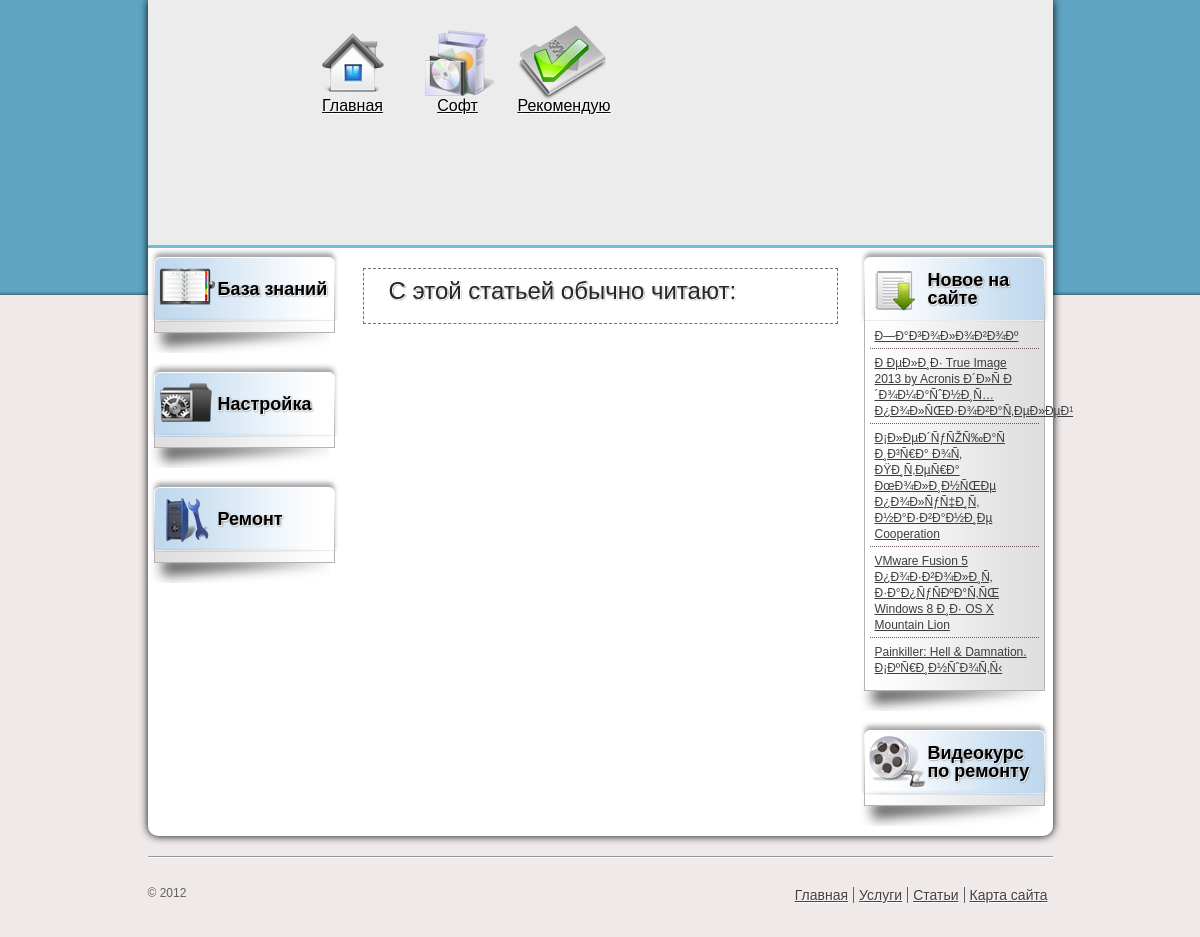
Before: / with the older database file.
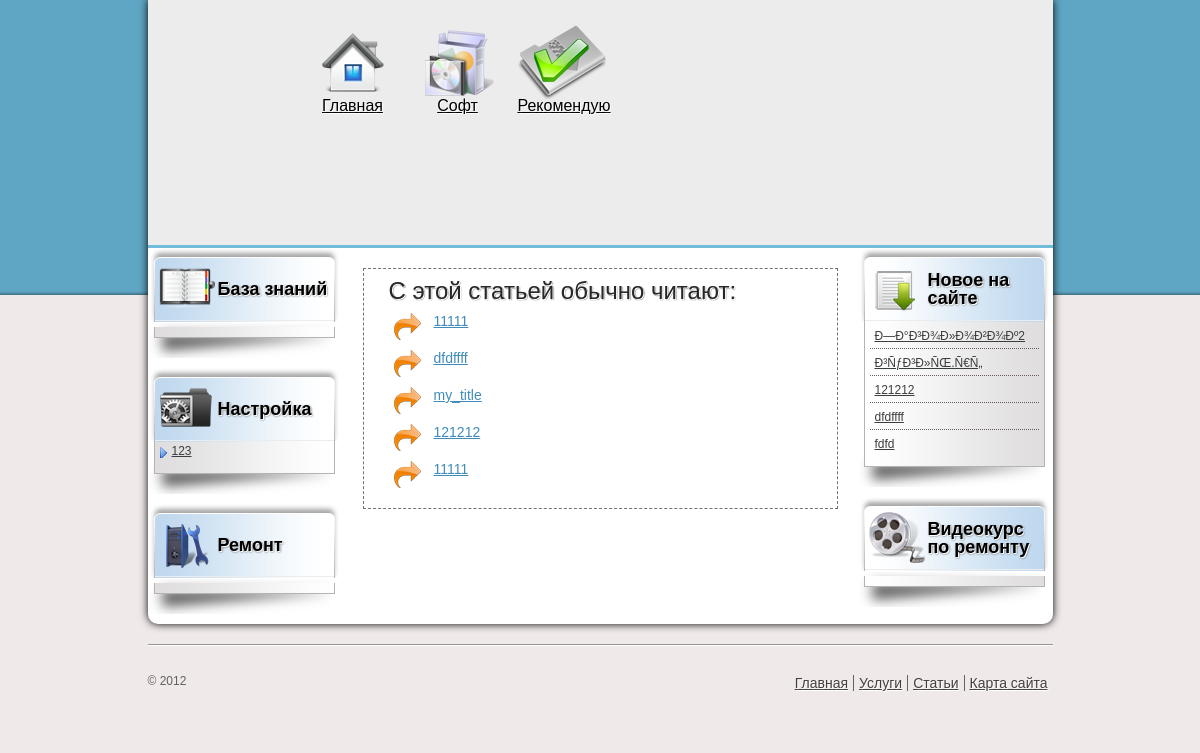
After: the same page with the newer database file.
### tables this page shows
CREATE TABLE IF NOT EXISTS `pages` (
  `id` int(11) NOT NULL AUTO_INCREMENT,
  `title` varchar(300) NOT NULL,
  `content` text NOT NULL,
  `user_id` int(11) NOT NULL,
  `meta_title` varchar(300) DEFAULT NULL,
  `meta_keywords` varchar(300) DEFAULT NULL,
  `meta_desc` varchar(300) DEFAULT NULL,
  `link_text` varchar(150) DEFAULT NULL,
  `category_id` int(11) NOT NULL,
  PRIMARY KEY (`id`),
  KEY `user_id_FK_1` (`user_id`),
  KEY `category_id_FK_3` (`category_id`)
);

### includes/functions.php (the view, shortened to what this page needs)
<?php
function recentArticles($node) {
	$sql = mysql_query("SELECT pages.id, pages.title FROM pages, categories where pages.category_id=categories.id AND pages.id!='".$node."' AND categories.name_code!='home' order by rand() LIMIT 5");
	while($record = mysql_fetch_array($sql)) {
		$recentArticle = print '<li><a href="/article.php?node='.$record['id'].'">'.$record['title'].'</a></li>';
	}
	return $recentArticle;
}
function showSettingArticles() {
	$sql = mysql_query("SELECT pages.* FROM pages, categories where pages.category_id=categories.id AND categories.name_code IN('setting') order by id desc");
	while($record = mysql_fetch_array($sql)) {
		$recentArticle = print '<li><a href="/article.php?node='.$record['id'].'">'.$record['link_text'].'</a></li>';
	}
	return $recentArticle;
}
function lastArticles($node) {
	$sql = mysql_query("SELECT * FROM pages where id!='".$node."' order by id desc LIMIT 5");
	while($record = mysql_fetch_array($sql)) {
		$useful = print '<li><a href="article.php?node='.$record['id'].'">'.$record['title'].'</a></li>';
	}
	return $useful;
}
?>

### index.php (shortened to what this page needs)
<!DOCTYPE html>
<?php include ('includes/functions.php'); ?>
<html><head><meta http-equiv="Content-Type" content="text/html; charset=windows-1251">
<link rel="stylesheet" href="../css/style.css" type="text/css">
<link rel="stylesheet" href="../css/reset.css" type="text/css">
</head>
<body>
    <div class="wrap">
        <div class="wraper">
            <?php include('includes/header.php'); ?>
            <div class="content-wrap clearfix">
				<div class="content">
					<div class="text">
						<?php include('includes/recent.php'); ?>
					</div>
				</div>
				<?php include('includes/left-sidebar.php'); ?>
				<?php include('includes/right-sidebar.php'); ?>
			</div>
		</div>
		<?php include('includes/footer.php'); ?>
    </div>
</body>
</html>

### includes/header.php (shortened to what this page needs)
<div class="header">
	<ul class="main-menu clearfix">
		<li class="main-li">
			<a href="">
				<span>Главная</span>
			</a>
		</li>
		<li class="software-li">
			<a href="#">
				<span>Софт</span>
			</a>
		</li>
		<li class="friend-li">
			<a href="#">
				<span>Рекомендую</span>
			</a>
		</li>
	</ul>
</div>

### includes/recent.php
<div class="article">
	<h2>С этой статьей обычно читают:</h2>
	<ul>
		<?php recentArticles($node); ?>
	</ul>
</div>

### includes/left-sidebar.php (shortened to what this page needs)
<div class="sidebar left-sidebar">
	<div class="sidebar-block base">
		<h2>
			<span>
				База знаний
			</span>
		</h2>
		<ul>
		</ul>
		<div class="sidebar-shadow"></div>
	</div>
	<div class="sidebar-block setting">
		<h2>
			<span>
				Настройка
			</span>
		</h2>
		<ul>
			<?php showSettingArticles(); ?>
		</ul>
		<div class="sidebar-shadow"></div>
	</div>
	<div class="sidebar-block repair">
		<h2>
			<span>Ремонт</span>
		</h2>
		<ul>
		</ul>
		<div class="sidebar-shadow"></div>
	</div>
</div>

### includes/right-sidebar.php (shortened to what this page needs)
<div class="sidebar right-sidebar">
	<div class="sidebar-block new">
		<h2>
			<span>Новое на сайте</span>
		</h2>
		<ul>
			<?php lastArticles($node); ?>
		</ul>
		<div class="sidebar-shadow"></div>
	</div>
	<div class="sidebar-block video">
		<h2>
			<span>Видеокурс по ремонту</span>
		</h2>
		<ul>
		</ul>
		<div class="sidebar-shadow"></div>
	</div>
</div>

### includes/footer.php
<div class="footer clear">
	<div class="footer-wrap">
		<p class="copy">© 2012</p>
		<ul class="footer-ul">
			<li>
				<a href="">Главная</a>
			</li>
			<li>
				<a href="#">Услуги</a>
			</li>
			<li>
				<a href="sta.htm">Статьи</a></li>
			<li>
				<a href="#">Карта сайта</a>
			</li>
		</ul>
	</div>
</div>

### css/style.css (style rules this page uses)
body { background: #f0e9e9 url(../images/main_bg.png) repeat-x !important; text-align: center; font-family: arial; }
li, h1, h2 { text-align: left; }
.wrap { width: 905px; margin: auto; position: relative; }
.wraper { position: relative; z-index: 2; width: 100%; background: #fff; -moz-border-radius: 0 0 10px 10px; -webkit-border-radius: 0 0 10px 10px; border-radius: 0 0 10px 10px; -moz-box-shadow: 0 0 8px #000; -webkit-box-shadow: 0 0 8px #000; box-shadow: 0 0 8px #000; }
.header { position: relative; width: 100%; height: 245px; background: #ececec; border-bottom: 3px solid #71bbdb; }
.main-menu { margin: 0 0 25px 160px; padding-top: 20px; width: 400px; }
.main-menu li { float: left; margin: 0 0 0 15px; width: 90px; background: url(../images/home_icons.png); text-align: center; }
.main-menu li:first-child { margin: 0; }
.main-menu li.main-li { background-position: 0 0; }
.main-menu li.software-li { background-position: -90px 0; }
.main-menu li.friend-li { background-position: -180px 0; }
.main-menu li a { display: block; padding-top: 78px; color: #010000; font-size: 16px; text-shadow: 1px 1px 1px #FFF; }
.main-menu li a span { display: block; }
.content-wrap { padding: 0 195px; }
.content { float: left; width: 100%; }
.text { padding: 20px; }
.text h2 { font-size: 18px; color: #660000; text-shadow: 1px 1px 0 #fff, 1px 1px 1px #000; }
.text a { color: #000; }
.article { padding: 10px 25px; border: 1px dashed #727272; }
.article h2 { color: #272727; font-size: 24px; font-weight: normal; }
.article ul { margin-top: 10px; }
.article ul li { background: url(../images/article_arrow.png) no-repeat 5px 0; padding-left: 45px; margin-bottom: 10px; min-height: 27px; }
.article ul li a { font-size: 14px; color: #418bba; }
.sidebar { width: 195px; float: left; position: relative; }
.left-sidebar { margin-left: -100%; right: 195px; }
.right-sidebar { margin-right: -100%; right: 0; }
.sidebar-block { padding-bottom: 30px; position: relative; }
.sidebar-block h2 { color: #010000; font-size: 18px; width: 100%; height: 64px; padding: 10px 0 0 10px; background-repeat: no-repeat; overflow: hidden; text-shadow: 1px 1px 0 #FFFFFF, 1px 1px 2px #3F3F3F; }
.left-sidebar .sidebar-block h2 { background-image: url(../images/sidebar_title_bg_left.png); }
.right-sidebar .sidebar-block h2 { background-image: url(../images/sidebar_title_bg_right.png); }
.sidebar-block h2 span { background: url(../images/sidebar_icons.png) no-repeat; display: table-cell; vertical-align: middle; padding-left: 60px; height: 61px; width: 115px; }
.sidebar-block.base h2 span { background-position: 0 0; }
.sidebar-block.setting h2 span { background-position: 0 -61px; }
.sidebar-block.repair h2 span { background-position: 0 -122px; }
.sidebar-block.new h2 span { background-position: 0 -183px; }
.sidebar-block.video h2 span { background-position: 0 -244px; }
.sidebar-block ul { margin-left: 6px; border: 1px solid #B6B2B2; padding-bottom: 10px; border-top: none; width: 179px; position: relative; z-index: 2; }
.left-sidebar .sidebar-block ul { background: url(../images/sidebar_content_bg_left.png) repeat-y; }
.right-sidebar .sidebar-block ul { background: url(../images/sidebar_content_bg_right.png) repeat-y; }
.sidebar-block ul li { background: url(../images/sidebar_arrow.png) no-repeat 0 5px; margin: 0 5px 5px 5px; padding-left: 12px; }
.sidebar-block.new ul li { background: none; margin: 0 5px; padding: 5px; border-top: 1px dotted #685858; }
.sidebar-block.new ul li:first-child { border: none; }
.sidebar-block ul a { font-size: 12px; color: #3d3d3d; }
.sidebar-shadow { background: url(../images/sidebar_b_shadow_left.png) no-repeat; bottom: 10px; left: 0; height: 35px; position: absolute; width: 185px; z-index: 1; }
.clear { clear: both; }
.footer { position: relative; margin-top: 20px; border-top: 1px solid #959595; height: 80px; }
.footer-wrap { border-top: 1px solid #fff; }
.footer .copy { position: absolute; top: 30px; left: 0; color: #636161; font-size: 12px; }
.footer ul { position: absolute; right: 0; top: 30px; }
.footer ul li { float: left; border-left: 1px solid #636161; padding: 0 5px; }
.footer ul li:first-child { border: none; }
.footer ul li a { color: #443f3f; font-size: 14px; text-shadow: 1px 1px 1px #fff; }

Changed rows visible on the page:
removed pages: title "Ð—Ð°Ð³Ð¾Ð»Ð¾Ð²Ð¾Ðº", shown under "Новое на сайте"
removed pages: title "Ð ÐµÐ»Ð¸Ð· True Image 2013 by Acronis Ð´Ð»Ñ Ð´Ð¾Ð¼Ð°ÑˆÐ½Ð¸Ñ… Ð¿Ð¾Ð»ÑŒÐ·Ð¾Ð²Ð°Ñ‚ÐµÐ»ÐµÐ¹", shown under "Новое на сайте"
removed pages: title "Ð¡Ð»ÐµÐ´ÑƒÑŽÑ‰Ð°Ñ Ð¸Ð³Ñ€Ð° Ð¾Ñ‚ ÐŸÐ¸Ñ‚ÐµÑ€Ð° ÐœÐ¾Ð»Ð¸Ð½ÑŒÐµ Ð¿Ð¾Ð»ÑƒÑ‡Ð¸Ñ‚ Ð½Ð°Ð·Ð²Ð°Ð½Ð¸Ðµ Cooperation", shown under "Новое на сайте"
removed pages: title "VMware Fusion 5 Ð¿Ð¾Ð·Ð²Ð¾Ð»Ð¸Ñ‚ Ð·Ð°Ð¿ÑƒÑÐºÐ°Ñ‚ÑŒ Windows 8 Ð¸Ð· OS X Mountain Lion", shown under "Новое на сайте"
removed pages: title "Painkiller: Hell & Damnation. Ð¡ÐºÑ€Ð¸Ð½ÑˆÐ¾Ñ‚Ñ‹", shown under "Новое на сайте"
added pages: title "11111", shown under "С этой статьей обычно читают:"
added pages: title "dfdffff"
added pages: title "my_title", shown under "С этой статьей обычно читают:"
added pages: title "121212"
added pages: title "11111", shown under "С этой статьей обычно читают:"
added pages: link_text "123", title "Ð—Ð°Ð³Ð¾Ð»Ð¾Ð²Ð¾Ðº2"
added pages: title "Ð³ÑƒÐ³Ð»ÑŒ.Ñ€Ñ„", shown under "Новое на сайте"
added pages: title "fdfd", shown under "Новое на сайте"
